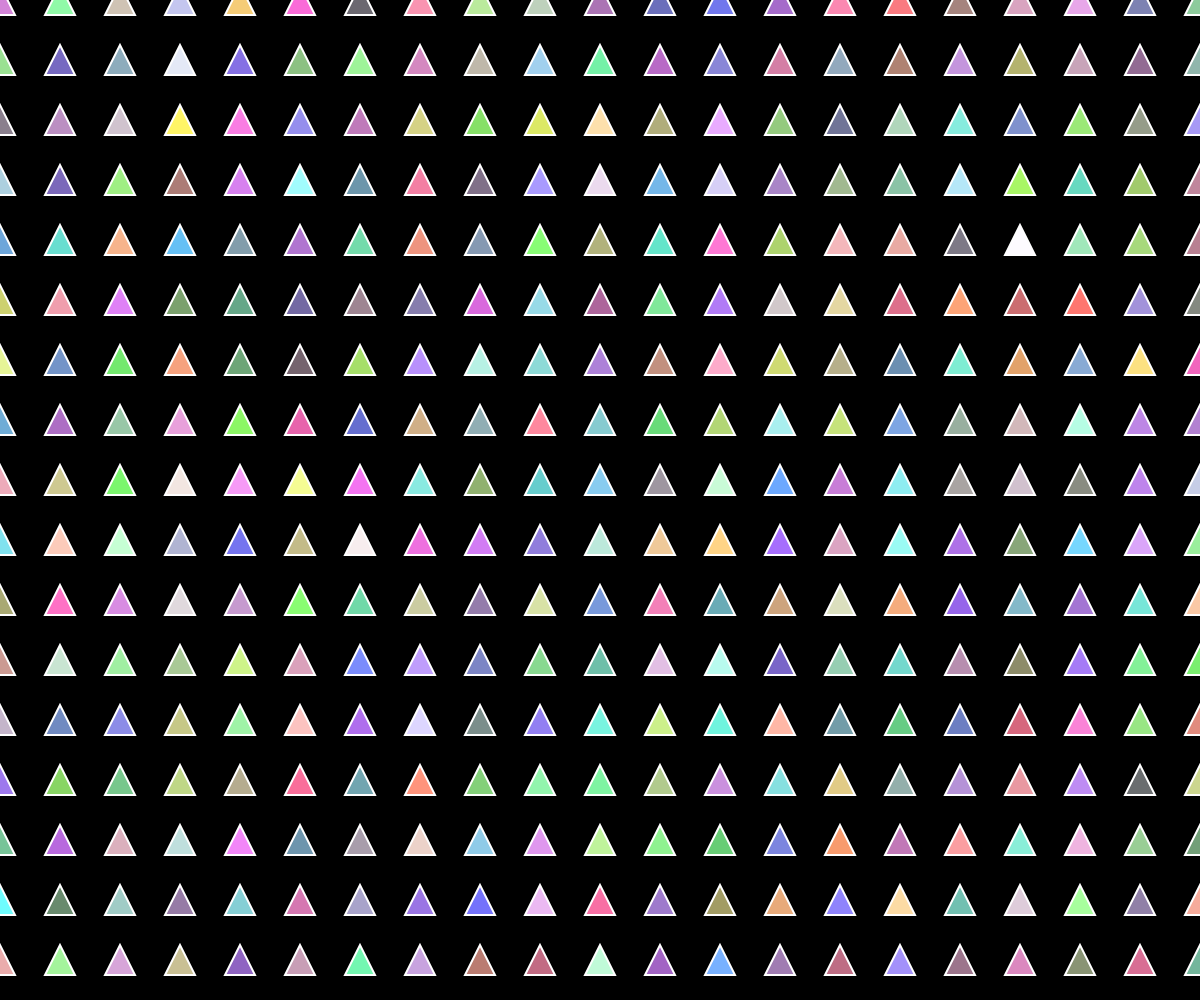
Frame 1 (no input)
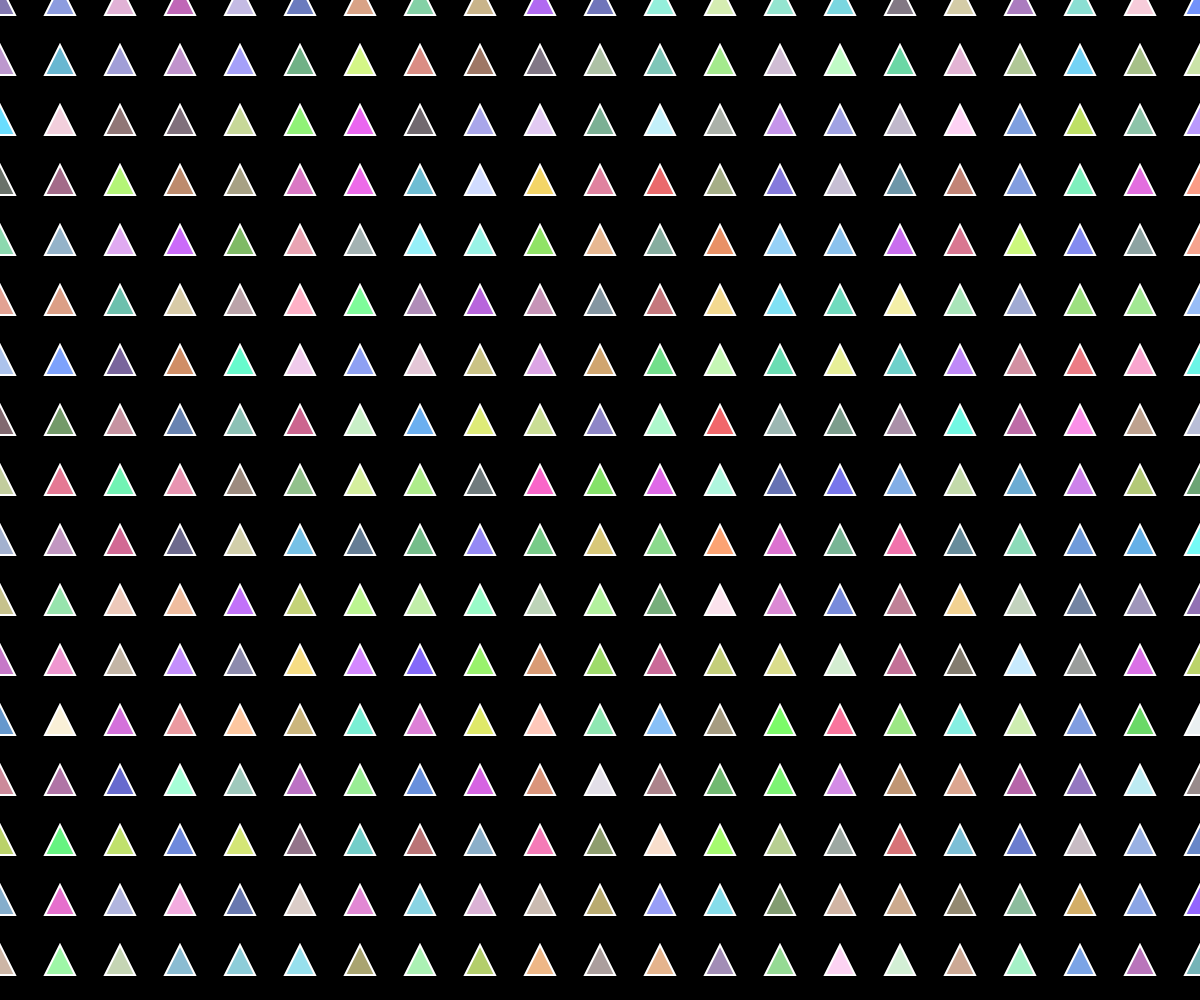
Frame 2 (the mouse pressed at the canvas centre, redrawn once)

The p5.js sketch that drew these frames (run headless with seeded random() and noise() and a simulated clock; the mouse was pressed at the canvas centre and the sketch redrawn once):

// p5.js sketch
// ── sketch.js
function setup() {
  createCanvas(windowWidth, windowHeight); // setting height and width according to the screen size
  noLoop(); // stops the draw function from looping
}

function draw() {
  background(0); // black background
  stroke(255); // outlines triangles
  strokeWeight(2); // thickness of outline
  let space = 60; // variable for spacing

  // for loops to draw the pattern
  for (let x = 0; x < width + 60; x += space) {
    for (let y = 0; y < height + 60; y += space) {
       // random colours
      fill(random(100, 255), random(100, 255), random(100, 255));
      // drawing repeated triangles in grid
      triangle(
        x, y - 15,
        x - 15, y + 15,
        x + 15, y + 15
      );
    }
  }
}
